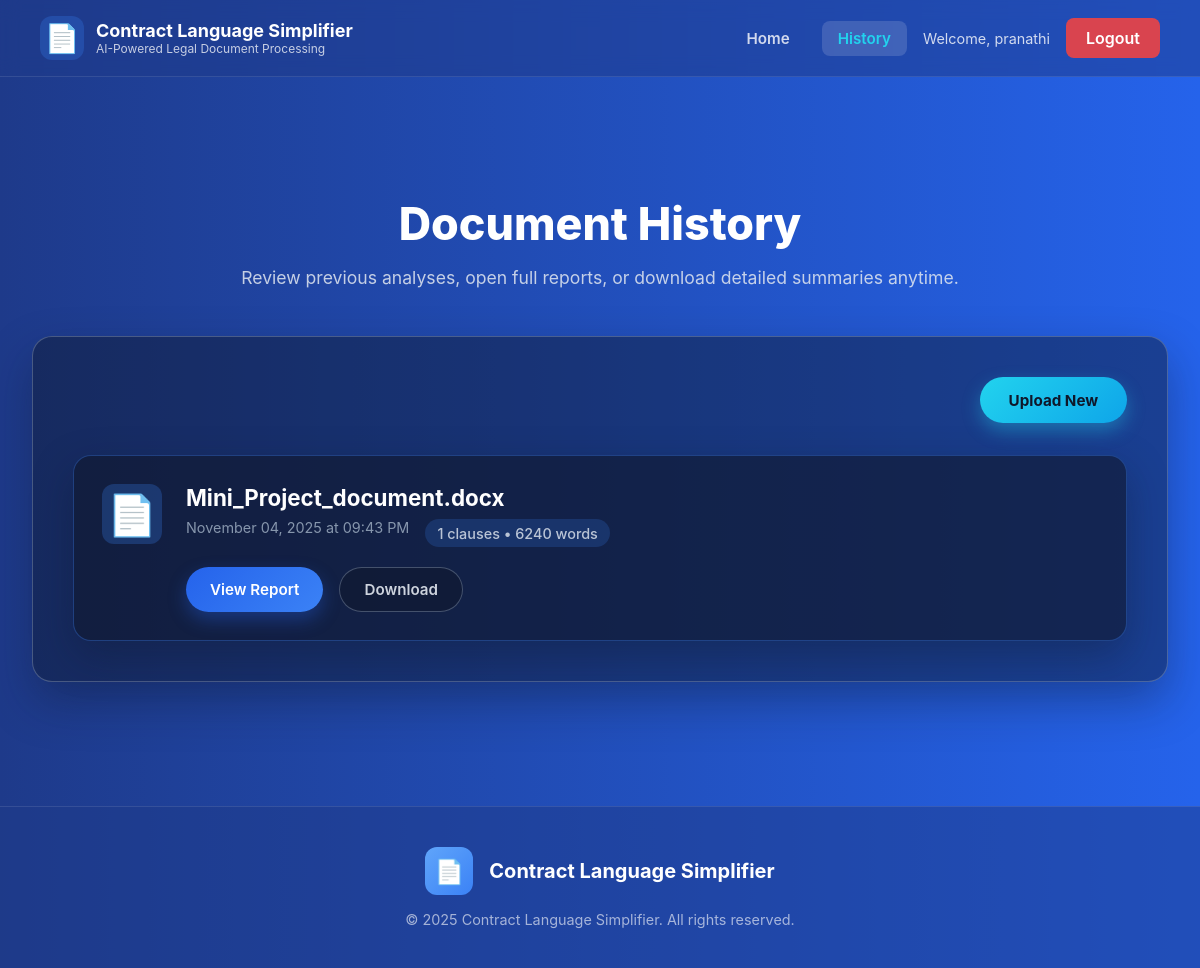
Screenshot of /history (signed in) with the database file from the repository.
### src/app.py (models this page shows)
class User(Base, UserMixin):
    __tablename__ = 'users'
    id = Column(Integer, primary_key=True)
    username = Column(String(150), nullable=False, unique=True)
    email = Column(String(255), nullable=False, unique=True)
    password_hash = Column(String(128), nullable=False)
    created_at = Column(DateTime, default=lambda: datetime.now(pytz.timezone('Asia/Kolkata')))
    documents = relationship('Document', back_populates='user', cascade='all, delete-orphan')
    glossary_entries = relationship('Glossary', back_populates='creator', cascade='all, delete-orphan')

class Document(Base):
    __tablename__ = 'documents'
    id = Column(Integer, primary_key=True)
    user_id = Column(Integer, ForeignKey('users.id'), nullable=False, index=True)
    document_title = Column(String(255), nullable=False)
    original_text = Column(Text, nullable=False)
    simplified_text_basic = Column(Text)
    simplified_text_intermediate = Column(Text)
    simplified_text_advanced = Column(Text)
    original_readability_score = Column(Float)
    uploaded_at = Column(DateTime, default=lambda: datetime.now(pytz.timezone('Asia/Kolkata')))
    report_json = Column(Text)
    stats_json = Column(Text)
    clause_count = Column(Integer, default=0)
    word_count = Column(Integer, default=0)
    user = relationship('User', back_populates='documents')

### src/app.py (the view)
@app.route('/history')
@login_required
def history():
    with get_db() as db:
        documents = db.query(Document).filter(
            Document.user_id == current_user.id
        ).order_by(Document.uploaded_at.desc()).all()
        docs_data = [{
            'id': doc.id,
            'document_title': doc.document_title,
            'uploaded_at': doc.uploaded_at,
            'clause_count': doc.clause_count,
            'word_count': doc.word_count,
            'original_readability_score': doc.original_readability_score
        } for doc in documents]
    return render_template('history.html', documents=docs_data)

### src/app.py (called while the page is built)
@contextmanager
def get_db():
    db = SessionLocal()
    try:
        yield db
    finally:
        db.close()

@login_manager.user_loader
def load_user(user_id):
    db = SessionLocal()
    try:
        user = db.query(User).filter(User.id == int(user_id)).first()
        if user:
            db.expunge(user)  # Detach from session
        return user
    finally:
        db.close()

### templates/history.html (shortened to what this page needs)
{% extends "base.html" %}
{% block styles %}
<link rel="stylesheet" href="{{ url_for('static', filename='css/history.css') }}">
{% endblock %}
{% block content %}
<nav class="navbar">
    <div class="nav-container">
        <div class="logo">
            <div class="logo-icon">📄</div>
            <div class="logo-text">
                <h2>Contract Language Simplifier</h2>
                <p>AI-Powered Legal Document Processing</p>
            </div>
        </div>
        <div class="nav-actions">
            <a href="{{ url_for('dashboard') }}" class="nav-link">Home</a>
            <a href="{{ url_for('history') }}" class="nav-link active">History</a>
            <span class="welcome-text">Welcome, {{ current_user.username }}</span>
            <a href="{{ url_for('auth.logout') }}" class="btn-logout">Logout</a>
        </div>
    </div>
</nav>
<main class="history-wrapper">
    <section class="history-hero">
        <h1>Document History</h1>
        <p>Review previous analyses, open full reports, or download detailed summaries anytime.</p>
    </section>
    <section class="history-list">
        <div class="history-header">
            <div class="history-controls">
                <a href="{{ url_for('dashboard') }}" class="btn-primary">Upload New</a>
            </div>
        </div>
        <div class="history-content">
            {% if documents %}
                {% for document in documents %}
                <div class="history-item">
                    <div class="history-item-icon">📄</div>
                    <div class="history-item-content">
                        <div class="history-item-header">
                            <h3 class="history-item-title">{{ document.document_title }}</h3>
                            <div class="history-item-meta">
                                <span class="history-item-date">{{ document.uploaded_at.strftime('%B %d, %Y at %I:%M %p') }}</span>
                                <span class="history-item-stats">{{ document.clause_count }} clauses • {{ document.word_count }} words</span>
                            </div>
                        </div>
                        <div class="history-item-actions">
                            <a href="{{ url_for('view_document', document_id=document.id) }}" class="btn-view">View Report</a>
                            <a href="{{ url_for('download_report', document_id=document.id) }}" class="btn-download">Download</a>
                        </div>
                    </div>
                </div>
                {% endfor %}
            {% else %}
                <div class="history-empty">
                    <div class="history-empty-icon">🗂️</div>
                    <p>No documents processed yet. Upload a contract to get started.</p>
                </div>
            {% endif %}
        </div>
    </section>
</main>
<footer class="footer">
    <div class="footer-content">
        <div class="footer-logo">
            <div class="logo-icon">📄</div>
            <h3>Contract Language Simplifier</h3>
        </div>
        <p>&copy; 2025 Contract Language Simplifier. All rights reserved.</p>
    </div>
</footer>
{% endblock %}

### rows the page displays
User: username "pranathi"
Document: document_title "Mini_Project_document.docx", uploaded_at "November 04, 2025 at 09:43 PM", clause_count "1", word_count "6240"
